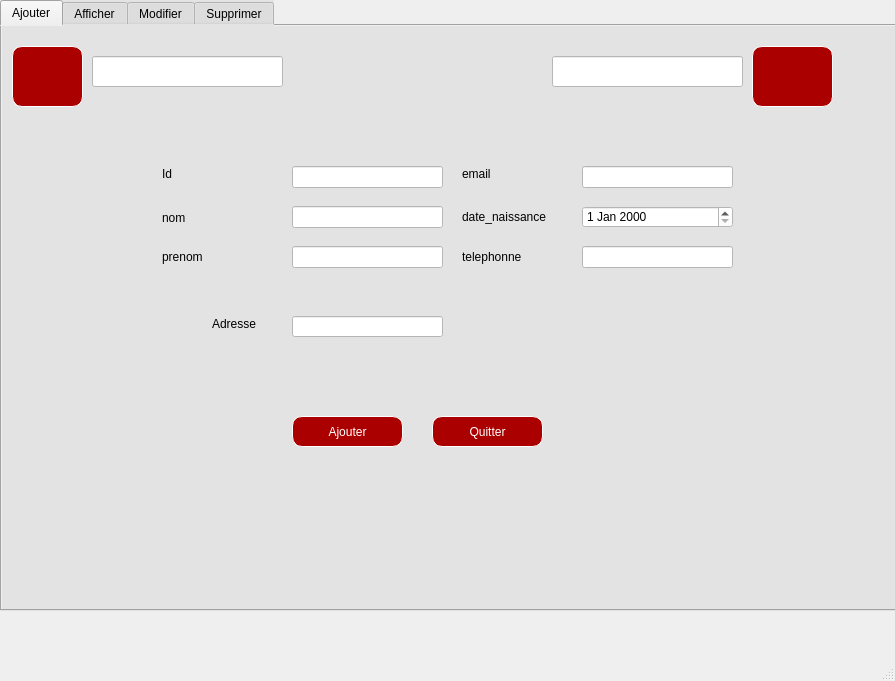
<?xml version="1.0" encoding="UTF-8"?>
<ui version="4.0">
 <class>employee</class>
 <widget class="QMainWindow" name="employee">
  <property name="geometry">
   <rect>
    <x>0</x>
    <y>0</y>
    <width>895</width>
    <height>681</height>
   </rect>
  </property>
  <property name="windowTitle">
   <string>MainWindow</string>
  </property>
  <widget class="QWidget" name="centralwidget">
   <widget class="QTabWidget" name="tabWidget_">
    <property name="geometry">
     <rect>
      <x>0</x>
      <y>0</y>
      <width>901</width>
      <height>611</height>
     </rect>
    </property>
    <property name="styleSheet">
     <string notr="true">background-color: rgb(227, 227, 227);
font: 9pt &quot;Sitka&quot;;</string>
    </property>
    <property name="currentIndex">
     <number>0</number>
    </property>
    <widget class="QWidget" name="tab">
     <attribute name="title">
      <string>Ajouter</string>
     </attribute>
     <widget class="QLabel" name="label_5">
      <property name="geometry">
       <rect>
        <x>160</x>
        <y>140</y>
        <width>91</width>
        <height>16</height>
       </rect>
      </property>
      <property name="styleSheet">
       <string notr="true">background-color: rgb(227, 227, 227);</string>
      </property>
      <property name="text">
       <string>Id </string>
      </property>
     </widget>
     <widget class="QLabel" name="label_6">
      <property name="geometry">
       <rect>
        <x>460</x>
        <y>181</y>
        <width>121</width>
        <height>20</height>
       </rect>
      </property>
      <property name="text">
       <string>date_naissance</string>
      </property>
     </widget>
     <widget class="QLabel" name="label_7">
      <property name="geometry">
       <rect>
        <x>160</x>
        <y>182</y>
        <width>151</width>
        <height>20</height>
       </rect>
      </property>
      <property name="text">
       <string>nom</string>
      </property>
     </widget>
     <widget class="QLabel" name="label_8">
      <property name="geometry">
       <rect>
        <x>460</x>
        <y>221</y>
        <width>91</width>
        <height>20</height>
       </rect>
      </property>
      <property name="text">
       <string>telephonne</string>
      </property>
     </widget>
     <widget class="QLabel" name="label_10">
      <property name="geometry">
       <rect>
        <x>160</x>
        <y>221</y>
        <width>101</width>
        <height>20</height>
       </rect>
      </property>
      <property name="text">
       <string>prenom</string>
      </property>
     </widget>
     <widget class="QLabel" name="label_11">
      <property name="geometry">
       <rect>
        <x>210</x>
        <y>290</y>
        <width>91</width>
        <height>16</height>
       </rect>
      </property>
      <property name="text">
       <string>Adresse</string>
      </property>
     </widget>
     <widget class="QLabel" name="label_12">
      <property name="geometry">
       <rect>
        <x>460</x>
        <y>140</y>
        <width>101</width>
        <height>16</height>
       </rect>
      </property>
      <property name="text">
       <string>email</string>
      </property>
     </widget>
     <widget class="QLineEdit" name="lineEdit_IdE">
      <property name="geometry">
       <rect>
        <x>290</x>
        <y>140</y>
        <width>151</width>
        <height>22</height>
       </rect>
      </property>
      <property name="styleSheet">
       <string notr="true">background-color: rgb(255, 255, 255);</string>
      </property>
      <property name="text">
       <string/>
      </property>
     </widget>
     <widget class="QLineEdit" name="lineEdit_nom">
      <property name="geometry">
       <rect>
        <x>290</x>
        <y>180</y>
        <width>151</width>
        <height>22</height>
       </rect>
      </property>
      <property name="styleSheet">
       <string notr="true">background-color: rgb(255, 255, 255);</string>
      </property>
     </widget>
     <widget class="QLineEdit" name="lineEdit_email">
      <property name="geometry">
       <rect>
        <x>580</x>
        <y>140</y>
        <width>151</width>
        <height>22</height>
       </rect>
      </property>
      <property name="styleSheet">
       <string notr="true">background-color: rgb(255, 255, 255);</string>
      </property>
      <property name="text">
       <string/>
      </property>
     </widget>
     <widget class="QLineEdit" name="lineEdit_prenom">
      <property name="geometry">
       <rect>
        <x>290</x>
        <y>220</y>
        <width>151</width>
        <height>22</height>
       </rect>
      </property>
      <property name="styleSheet">
       <string notr="true">background-color: rgb(255, 255, 255);</string>
      </property>
     </widget>
     <widget class="QLineEdit" name="lineEdit_tele">
      <property name="geometry">
       <rect>
        <x>580</x>
        <y>220</y>
        <width>151</width>
        <height>22</height>
       </rect>
      </property>
      <property name="styleSheet">
       <string notr="true">background-color: rgb(255, 255, 255);</string>
      </property>
     </widget>
     <widget class="QPushButton" name="pushButton_Ajouter">
      <property name="geometry">
       <rect>
        <x>290</x>
        <y>390</y>
        <width>111</width>
        <height>31</height>
       </rect>
      </property>
      <property name="styleSheet">
       <string notr="true">background-color: rgb(170, 0, 0);
border :1px solid rgb(255, 255, 255);
border-radius :10px;
color: #FFF;
padding-left: 20px;
padding-right:20px;
</string>
      </property>
      <property name="text">
       <string>Ajouter</string>
      </property>
     </widget>
     <widget class="QDateEdit" name="dateEdit">
      <property name="geometry">
       <rect>
        <x>580</x>
        <y>180</y>
        <width>151</width>
        <height>22</height>
       </rect>
      </property>
      <property name="styleSheet">
       <string notr="true">background-color: rgb(255, 255, 255);</string>
      </property>
     </widget>
     <widget class="QPushButton" name="pushButton_10">
      <property name="geometry">
       <rect>
        <x>430</x>
        <y>390</y>
        <width>111</width>
        <height>31</height>
       </rect>
      </property>
      <property name="styleSheet">
       <string notr="true">background-color: rgb(170, 0, 0);
border :1px solid rgb(255, 255, 255);
border-radius :10px;
color: #FFF;
padding-left: 20px;
padding-right:20px;
</string>
      </property>
      <property name="text">
       <string>Quitter</string>
      </property>
     </widget>
     <widget class="QLabel" name="label">
      <property name="geometry">
       <rect>
        <x>0</x>
        <y>-30</y>
        <width>851</width>
        <height>641</height>
       </rect>
      </property>
      <property name="styleSheet">
       <string notr="true">image: url(:/new/prefix1/Background.png);</string>
      </property>
      <property name="text">
       <string/>
      </property>
     </widget>
     <widget class="QLineEdit" name="lineEdit_adresse">
      <property name="geometry">
       <rect>
        <x>290</x>
        <y>290</y>
        <width>151</width>
        <height>21</height>
       </rect>
      </property>
      <property name="styleSheet">
       <string notr="true">background-color: rgb(255, 255, 255);</string>
      </property>
     </widget>
     <widget class="QPushButton" name="pushButton_Email">
      <property name="geometry">
       <rect>
        <x>10</x>
        <y>20</y>
        <width>71</width>
        <height>61</height>
       </rect>
      </property>
      <property name="styleSheet">
       <string notr="true">background-color: rgb(170, 0, 0);
border :1px solid rgb(255, 255, 255);
border-radius :10px;
color: #FFF;
padding-left: 20px;
padding-right:20px;
</string>
      </property>
      <property name="text">
       <string/>
      </property>
      <property name="icon">
       <iconset resource="Metiers.qrc">
        <normaloff>:/new/prefix1/EMAIL.png</normaloff>:/new/prefix1/EMAIL.png</iconset>
      </property>
      <property name="iconSize">
       <size>
        <width>65</width>
        <height>91</height>
       </size>
      </property>
     </widget>
     <widget class="QLineEdit" name="lineEdit_emaill">
      <property name="geometry">
       <rect>
        <x>90</x>
        <y>30</y>
        <width>191</width>
        <height>31</height>
       </rect>
      </property>
      <property name="styleSheet">
       <string notr="true">background-color: rgb(255, 255, 255);</string>
      </property>
      <property name="text">
       <string/>
      </property>
     </widget>
     <widget class="QPushButton" name="pushButton_Email_Envoie">
      <property name="geometry">
       <rect>
        <x>750</x>
        <y>20</y>
        <width>81</width>
        <height>61</height>
       </rect>
      </property>
      <property name="styleSheet">
       <string notr="true">background-color: rgb(170, 0, 0);
border :1px solid rgb(255, 255, 255);
border-radius :10px;
color: #FFF;
padding-left: 20px;
padding-right:20px;
</string>
      </property>
      <property name="text">
       <string/>
      </property>
      <property name="icon">
       <iconset resource="Metiers.qrc">
        <normaloff>:/new/prefix1/EMAIL.png</normaloff>:/new/prefix1/EMAIL.png</iconset>
      </property>
      <property name="iconSize">
       <size>
        <width>69</width>
        <height>67</height>
       </size>
      </property>
     </widget>
     <widget class="QLineEdit" name="lineEdit_email_envo">
      <property name="geometry">
       <rect>
        <x>550</x>
        <y>30</y>
        <width>191</width>
        <height>31</height>
       </rect>
      </property>
      <property name="styleSheet">
       <string notr="true">background-color: rgb(255, 255, 255);</string>
      </property>
      <property name="text">
       <string/>
      </property>
     </widget>
     <zorder>label</zorder>
     <zorder>label_5</zorder>
     <zorder>label_6</zorder>
     <zorder>label_7</zorder>
     <zorder>label_8</zorder>
     <zorder>label_10</zorder>
     <zorder>label_11</zorder>
     <zorder>label_12</zorder>
     <zorder>lineEdit_IdE</zorder>
     <zorder>lineEdit_nom</zorder>
     <zorder>lineEdit_email</zorder>
     <zorder>lineEdit_prenom</zorder>
     <zorder>lineEdit_tele</zorder>
     <zorder>pushButton_Ajouter</zorder>
     <zorder>dateEdit</zorder>
     <zorder>pushButton_10</zorder>
     <zorder>lineEdit_adresse</zorder>
     <zorder>pushButton_Email</zorder>
     <zorder>lineEdit_emaill</zorder>
     <zorder>pushButton_Email_Envoie</zorder>
     <zorder>lineEdit_email_envo</zorder>
    </widget>
    <widget class="QWidget" name="tab_2">
     <attribute name="title">
      <string>Afficher</string>
     </attribute>
     <widget class="QScrollBar" name="verticalScrollBar">
      <property name="geometry">
       <rect>
        <x>890</x>
        <y>90</y>
        <width>20</width>
        <height>441</height>
       </rect>
      </property>
      <property name="orientation">
       <enum>Qt::Vertical</enum>
      </property>
     </widget>
     <widget class="QLabel" name="label_41">
      <property name="geometry">
       <rect>
        <x>430</x>
        <y>30</y>
        <width>101</width>
        <height>31</height>
       </rect>
      </property>
      <property name="styleSheet">
       <string notr="true">background-color: rgb(155, 1, 1);</string>
      </property>
      <property name="text">
       <string>&lt;html&gt;&lt;head/&gt;&lt;body&gt;&lt;p&gt;&lt;span style=&quot; font-size:11pt;&quot;&gt;Trie:&lt;/span&gt;&lt;/p&gt;&lt;/body&gt;&lt;/html&gt;</string>
      </property>
     </widget>
     <widget class="QComboBox" name="comboBox_4">
      <property name="geometry">
       <rect>
        <x>530</x>
        <y>30</y>
        <width>201</width>
        <height>31</height>
       </rect>
      </property>
      <property name="styleSheet">
       <string notr="true">background-color: rgb(255, 255, 255);</string>
      </property>
      <item>
       <property name="text">
        <string>Date de naissance</string>
       </property>
      </item>
      <item>
       <property name="text">
        <string/>
       </property>
      </item>
      <item>
       <property name="text">
        <string/>
       </property>
      </item>
      <item>
       <property name="text">
        <string/>
       </property>
      </item>
     </widget>
     <widget class="QLabel" name="label_40">
      <property name="geometry">
       <rect>
        <x>10</x>
        <y>10</y>
        <width>61</width>
        <height>71</height>
       </rect>
      </property>
      <property name="styleSheet">
       <string notr="true">background-color: rgb(155, 1, 1);
image: url(:/new/prefix1/Logo.png);</string>
      </property>
      <property name="text">
       <string/>
      </property>
     </widget>
     <widget class="QLabel" name="label_44">
      <property name="geometry">
       <rect>
        <x>70</x>
        <y>20</y>
        <width>321</width>
        <height>51</height>
       </rect>
      </property>
      <property name="styleSheet">
       <string notr="true">background-color: rgb(155, 1, 1);</string>
      </property>
      <property name="text">
       <string>&lt;html&gt;&lt;head/&gt;&lt;body&gt;&lt;p&gt;&lt;span style=&quot; font-size:26pt; font-weight:600;&quot;&gt;STREAMFLIX&lt;/span&gt;&lt;/p&gt;&lt;/body&gt;&lt;/html&gt;</string>
      </property>
     </widget>
     <widget class="QLabel" name="label_2">
      <property name="geometry">
       <rect>
        <x>0</x>
        <y>-30</y>
        <width>881</width>
        <height>621</height>
       </rect>
      </property>
      <property name="styleSheet">
       <string notr="true">background-color: rgb(155, 1, 1);</string>
      </property>
      <property name="text">
       <string/>
      </property>
     </widget>
     <widget class="QTableView" name="tableView">
      <property name="geometry">
       <rect>
        <x>30</x>
        <y>150</y>
        <width>791</width>
        <height>351</height>
       </rect>
      </property>
     </widget>
     <widget class="QPushButton" name="pushButton_Trie">
      <property name="geometry">
       <rect>
        <x>730</x>
        <y>30</y>
        <width>41</width>
        <height>31</height>
       </rect>
      </property>
      <property name="styleSheet">
       <string notr="true">background-color: yellow;
border :1px solid rgb(255, 255, 255);
border-radius :10px;
color: #FFF;
padding-left: 20px;
padding-right:20px;
</string>
      </property>
      <property name="text">
       <string/>
      </property>
      <property name="icon">
       <iconset resource="Tri.qrc">
        <normaloff>:/new/prefix1/Tri.png</normaloff>:/new/prefix1/Tri.png</iconset>
      </property>
      <property name="iconSize">
       <size>
        <width>50</width>
        <height>50</height>
       </size>
      </property>
     </widget>
     <widget class="QLineEdit" name="lineEdit_Recherche">
      <property name="geometry">
       <rect>
        <x>530</x>
        <y>70</y>
        <width>191</width>
        <height>31</height>
       </rect>
      </property>
      <property name="styleSheet">
       <string notr="true">background-color: rgb(255, 255, 255);</string>
      </property>
     </widget>
     <widget class="QPushButton" name="pushButton_Recherche">
      <property name="geometry">
       <rect>
        <x>730</x>
        <y>70</y>
        <width>121</width>
        <height>31</height>
       </rect>
      </property>
      <property name="styleSheet">
       <string notr="true">background-color: rgb(170, 0, 0);
border :1px solid rgb(255, 255, 255);
border-radius :10px;
color: #FFF;
padding-left: 20px;
padding-right:20px;
</string>
      </property>
      <property name="text">
       <string>Recherche</string>
      </property>
     </widget>
     <widget class="QLabel" name="label_42">
      <property name="geometry">
       <rect>
        <x>430</x>
        <y>70</y>
        <width>101</width>
        <height>31</height>
       </rect>
      </property>
      <property name="styleSheet">
       <string notr="true">background-color: rgb(155, 1, 1);</string>
      </property>
      <property name="text">
       <string>&lt;html&gt;&lt;head/&gt;&lt;body&gt;&lt;p&gt;&lt;span style=&quot; font-size:11pt;&quot;&gt;Recherche:&lt;/span&gt;&lt;/p&gt;&lt;/body&gt;&lt;/html&gt;</string>
      </property>
     </widget>
     <zorder>label_2</zorder>
     <zorder>verticalScrollBar</zorder>
     <zorder>label_41</zorder>
     <zorder>comboBox_4</zorder>
     <zorder>label_40</zorder>
     <zorder>label_44</zorder>
     <zorder>tableView</zorder>
     <zorder>pushButton_Trie</zorder>
     <zorder>lineEdit_Recherche</zorder>
     <zorder>pushButton_Recherche</zorder>
     <zorder>label_42</zorder>
    </widget>
    <widget class="QWidget" name="tab_3">
     <attribute name="title">
      <string>Modifier</string>
     </attribute>
     <widget class="QPushButton" name="pushButton_Quitter">
      <property name="geometry">
       <rect>
        <x>430</x>
        <y>390</y>
        <width>111</width>
        <height>31</height>
       </rect>
      </property>
      <property name="styleSheet">
       <string notr="true">background-color: rgb(170, 0, 0);
border :1px solid rgb(255, 255, 255);
border-radius :10px;
color: #FFF;
padding-left: 20px;
padding-right:20px;
</string>
      </property>
      <property name="text">
       <string>Quitter</string>
      </property>
     </widget>
     <widget class="QPushButton" name="pushButton_Modifier">
      <property name="geometry">
       <rect>
        <x>260</x>
        <y>390</y>
        <width>111</width>
        <height>31</height>
       </rect>
      </property>
      <property name="styleSheet">
       <string notr="true">background-color: rgb(170, 0, 0);
border :1px solid rgb(255, 255, 255);
border-radius :10px;
color: #FFF;
padding-left: 20px;
padding-right:20px;
</string>
      </property>
      <property name="text">
       <string>Modifier</string>
      </property>
     </widget>
     <widget class="QLineEdit" name="lineEdit_IdE_M">
      <property name="geometry">
       <rect>
        <x>290</x>
        <y>140</y>
        <width>151</width>
        <height>22</height>
       </rect>
      </property>
      <property name="styleSheet">
       <string notr="true">background-color: rgb(255, 255, 255);</string>
      </property>
     </widget>
     <widget class="QLineEdit" name="lineEdit_prenom_M">
      <property name="geometry">
       <rect>
        <x>290</x>
        <y>220</y>
        <width>151</width>
        <height>21</height>
       </rect>
      </property>
      <property name="styleSheet">
       <string notr="true">background-color: rgb(255, 255, 255);</string>
      </property>
     </widget>
     <widget class="QLabel" name="label_9">
      <property name="geometry">
       <rect>
        <x>450</x>
        <y>222</y>
        <width>91</width>
        <height>20</height>
       </rect>
      </property>
      <property name="text">
       <string>telephonne</string>
      </property>
     </widget>
     <widget class="QLabel" name="label_13">
      <property name="geometry">
       <rect>
        <x>210</x>
        <y>290</y>
        <width>81</width>
        <height>16</height>
       </rect>
      </property>
      <property name="text">
       <string>adresse</string>
      </property>
     </widget>
     <widget class="QDateEdit" name="dateEdit_M">
      <property name="geometry">
       <rect>
        <x>570</x>
        <y>180</y>
        <width>151</width>
        <height>22</height>
       </rect>
      </property>
      <property name="styleSheet">
       <string notr="true">background-color: rgb(255, 255, 255);</string>
      </property>
     </widget>
     <widget class="QLabel" name="label_15">
      <property name="geometry">
       <rect>
        <x>160</x>
        <y>181</y>
        <width>121</width>
        <height>20</height>
       </rect>
      </property>
      <property name="text">
       <string>nom:</string>
      </property>
     </widget>
     <widget class="QLineEdit" name="lineEdit_tel_M">
      <property name="geometry">
       <rect>
        <x>570</x>
        <y>220</y>
        <width>151</width>
        <height>22</height>
       </rect>
      </property>
      <property name="styleSheet">
       <string notr="true">background-color: rgb(255, 255, 255);</string>
      </property>
     </widget>
     <widget class="QLabel" name="label_16">
      <property name="geometry">
       <rect>
        <x>160</x>
        <y>222</y>
        <width>121</width>
        <height>20</height>
       </rect>
      </property>
      <property name="text">
       <string>prenom</string>
      </property>
     </widget>
     <widget class="QLabel" name="label_17">
      <property name="geometry">
       <rect>
        <x>160</x>
        <y>140</y>
        <width>111</width>
        <height>16</height>
       </rect>
      </property>
      <property name="styleSheet">
       <string notr="true">background-color: rgb(227, 227, 227);</string>
      </property>
      <property name="text">
       <string>Id </string>
      </property>
     </widget>
     <widget class="QLineEdit" name="lineEdit_nom_M">
      <property name="geometry">
       <rect>
        <x>290</x>
        <y>180</y>
        <width>151</width>
        <height>22</height>
       </rect>
      </property>
      <property name="styleSheet">
       <string notr="true">background-color: rgb(255, 255, 255);</string>
      </property>
     </widget>
     <widget class="QLabel" name="label_18">
      <property name="geometry">
       <rect>
        <x>450</x>
        <y>142</y>
        <width>101</width>
        <height>16</height>
       </rect>
      </property>
      <property name="text">
       <string>email</string>
      </property>
     </widget>
     <widget class="QLineEdit" name="lineEdit_email_M">
      <property name="geometry">
       <rect>
        <x>570</x>
        <y>140</y>
        <width>151</width>
        <height>22</height>
       </rect>
      </property>
      <property name="styleSheet">
       <string notr="true">background-color: rgb(255, 255, 255);</string>
      </property>
     </widget>
     <widget class="QLabel" name="label_19">
      <property name="geometry">
       <rect>
        <x>450</x>
        <y>180</y>
        <width>111</width>
        <height>20</height>
       </rect>
      </property>
      <property name="text">
       <string>date_naissance</string>
      </property>
     </widget>
     <widget class="QLabel" name="label_3">
      <property name="geometry">
       <rect>
        <x>0</x>
        <y>-30</y>
        <width>851</width>
        <height>601</height>
       </rect>
      </property>
      <property name="styleSheet">
       <string notr="true">image: url(:/new/prefix1/Background.png);</string>
      </property>
      <property name="text">
       <string/>
      </property>
     </widget>
     <widget class="QLineEdit" name="lineEdit_adresse_M">
      <property name="geometry">
       <rect>
        <x>300</x>
        <y>290</y>
        <width>151</width>
        <height>21</height>
       </rect>
      </property>
      <property name="styleSheet">
       <string notr="true">background-color: rgb(255, 255, 255);</string>
      </property>
     </widget>
     <widget class="QLineEdit" name="lineEdit_Recherche_M">
      <property name="geometry">
       <rect>
        <x>520</x>
        <y>30</y>
        <width>191</width>
        <height>31</height>
       </rect>
      </property>
      <property name="styleSheet">
       <string notr="true">background-color: rgb(255, 255, 255);</string>
      </property>
     </widget>
     <widget class="QTableView" name="tableView_employes">
      <property name="geometry">
       <rect>
        <x>90</x>
        <y>90</y>
        <width>661</width>
        <height>281</height>
       </rect>
      </property>
     </widget>
     <widget class="QPushButton" name="pushButton_Recherche_M">
      <property name="geometry">
       <rect>
        <x>720</x>
        <y>30</y>
        <width>121</width>
        <height>31</height>
       </rect>
      </property>
      <property name="styleSheet">
       <string notr="true">background-color: rgb(170, 0, 0);
border :1px solid rgb(255, 255, 255);
border-radius :10px;
color: #FFF;
padding-left: 20px;
padding-right:20px;
</string>
      </property>
      <property name="text">
       <string>Recherche</string>
      </property>
     </widget>
     <widget class="QLabel" name="label_43">
      <property name="geometry">
       <rect>
        <x>410</x>
        <y>30</y>
        <width>101</width>
        <height>31</height>
       </rect>
      </property>
      <property name="styleSheet">
       <string notr="true">background-color: rgb(155, 1, 1);</string>
      </property>
      <property name="text">
       <string>&lt;html&gt;&lt;head/&gt;&lt;body&gt;&lt;p&gt;&lt;span style=&quot; font-size:11pt;&quot;&gt;Recherche:&lt;/span&gt;&lt;/p&gt;&lt;/body&gt;&lt;/html&gt;</string>
      </property>
     </widget>
     <zorder>label_3</zorder>
     <zorder>pushButton_Quitter</zorder>
     <zorder>pushButton_Modifier</zorder>
     <zorder>lineEdit_IdE_M</zorder>
     <zorder>lineEdit_prenom_M</zorder>
     <zorder>label_9</zorder>
     <zorder>label_13</zorder>
     <zorder>dateEdit_M</zorder>
     <zorder>label_15</zorder>
     <zorder>lineEdit_tel_M</zorder>
     <zorder>label_16</zorder>
     <zorder>label_17</zorder>
     <zorder>lineEdit_nom_M</zorder>
     <zorder>label_18</zorder>
     <zorder>lineEdit_email_M</zorder>
     <zorder>label_19</zorder>
     <zorder>lineEdit_adresse_M</zorder>
     <zorder>lineEdit_Recherche_M</zorder>
     <zorder>tableView_employes</zorder>
     <zorder>pushButton_Recherche_M</zorder>
     <zorder>label_43</zorder>
    </widget>
    <widget class="QWidget" name="tab_4">
     <attribute name="title">
      <string>Supprimer</string>
     </attribute>
     <widget class="QLabel" name="label_39">
      <property name="geometry">
       <rect>
        <x>230</x>
        <y>270</y>
        <width>101</width>
        <height>31</height>
       </rect>
      </property>
      <property name="styleSheet">
       <string notr="true">background-color: rgb(227, 227, 227);</string>
      </property>
      <property name="text">
       <string>Id</string>
      </property>
     </widget>
     <widget class="QLineEdit" name="lineEdit_Recherche_supp">
      <property name="geometry">
       <rect>
        <x>320</x>
        <y>270</y>
        <width>201</width>
        <height>31</height>
       </rect>
      </property>
      <property name="styleSheet">
       <string notr="true">background-color: rgb(255, 255, 255);</string>
      </property>
     </widget>
     <widget class="QPushButton" name="pushButton_supprimer">
      <property name="geometry">
       <rect>
        <x>300</x>
        <y>360</y>
        <width>201</width>
        <height>41</height>
       </rect>
      </property>
      <property name="styleSheet">
       <string notr="true">background-color: rgb(170, 0, 0);
border :1px solid rgb(255, 255, 255);
border-radius :10px;
color: #FFF;
padding-left: 20px;
padding-right:20px;
</string>
      </property>
      <property name="text">
       <string>Supprimer</string>
      </property>
     </widget>
     <widget class="QLabel" name="label_4">
      <property name="geometry">
       <rect>
        <x>10</x>
        <y>-20</y>
        <width>851</width>
        <height>601</height>
       </rect>
      </property>
      <property name="styleSheet">
       <string notr="true">image: url(:/new/prefix1/Background.png);</string>
      </property>
      <property name="text">
       <string/>
      </property>
     </widget>
     <widget class="QLabel" name="label_28">
      <property name="geometry">
       <rect>
        <x>520</x>
        <y>270</y>
        <width>31</width>
        <height>31</height>
       </rect>
      </property>
      <property name="styleSheet">
       <string notr="true">image: url(:/new/prefix1/Recherche.png);
background-color: rgb(255, 255, 255);</string>
      </property>
      <property name="text">
       <string/>
      </property>
     </widget>
     <widget class="QPushButton" name="pushButtonRecherche">
      <property name="geometry">
       <rect>
        <x>520</x>
        <y>270</y>
        <width>31</width>
        <height>31</height>
       </rect>
      </property>
      <property name="text">
       <string/>
      </property>
     </widget>
     <widget class="QPushButton" name="pushButton_Statistique">
      <property name="geometry">
       <rect>
        <x>720</x>
        <y>10</y>
        <width>91</width>
        <height>81</height>
       </rect>
      </property>
      <property name="styleSheet">
       <string notr="true">background-color: rgb(170, 0, 0);
border :1px solid rgb(255, 255, 255);
border-radius :10px;
color: #FFF;
padding-left: 20px;
padding-right:20px;
</string>
      </property>
      <property name="icon">
       <iconset>
        <normaloff>:/new/prefix1/statistique.png</normaloff>:/new/prefix1/statistique.png</iconset>
      </property>
      <property name="iconSize">
       <size>
        <width>76</width>
        <height>76</height>
       </size>
      </property>
     </widget>
     <widget class="QPushButton" name="pushButton_PDF">
      <property name="geometry">
       <rect>
        <x>530</x>
        <y>10</y>
        <width>101</width>
        <height>81</height>
       </rect>
      </property>
      <property name="styleSheet">
       <string notr="true">background-color: rgb(170, 0, 0);
border :1px solid rgb(255, 255, 255);
border-radius :10px;
color: #FFF;
padding-left: 20px;
padding-right:20px;
</string>
      </property>
      <property name="text">
       <string/>
      </property>
      <property name="icon">
       <iconset resource="Metiers.qrc">
        <normaloff>:/new/prefix1/PDF.png</normaloff>:/new/prefix1/PDF.png</iconset>
      </property>
      <property name="iconSize">
       <size>
        <width>70</width>
        <height>70</height>
       </size>
      </property>
     </widget>
     <zorder>pushButtonRecherche</zorder>
     <zorder>label_4</zorder>
     <zorder>label_39</zorder>
     <zorder>lineEdit_Recherche_supp</zorder>
     <zorder>pushButton_supprimer</zorder>
     <zorder>label_28</zorder>
     <zorder>pushButton_Statistique</zorder>
     <zorder>pushButton_PDF</zorder>
    </widget>
   </widget>
  </widget>
  <widget class="QMenuBar" name="menubar">
   <property name="geometry">
    <rect>
     <x>0</x>
     <y>0</y>
     <width>895</width>
     <height>26</height>
    </rect>
   </property>
  </widget>
  <widget class="QStatusBar" name="statusbar"/>
 </widget>
 <resources>
  <include location="Tri.qrc"/>
  <include location="Metiers.qrc"/>
 </resources>
 <connections/>
</ui>
